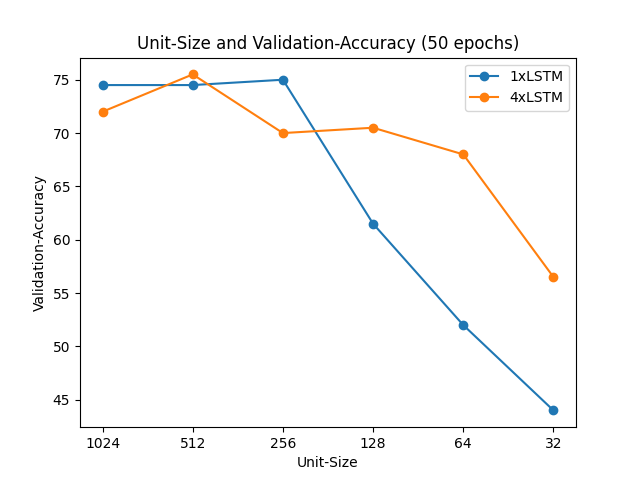

This figure's Python source:
import matplotlib.pyplot as plt
from matplotlib.legend_handler import HandlerLine2D
import glob, os
import csv
import numpy as np

x=[]
y=[]

a=[]
b=[]

os.chdir("/home/smu/Desktop/RNN/graphs")

with open('unit_vs_modelacc_1lstm.csv', 'r') as csvfile:
    plots= csv.reader(csvfile, delimiter=',')
    for row in plots:
        x.append(int(row[0]))
        y.append(float(row[1]))

with open('unit_vs_modelacc_4lstm.csv', 'r') as csvfile:
    plots= csv.reader(csvfile, delimiter=',')
    for row in plots:
        a.append(int(row[0]))
        b.append(float(row[1]))

n = len(x)
n = np.arange(n)

line1, = plt.plot(n,y, marker='o', label="1xLSTM")
line2, = plt.plot(n,b, marker='o', label="4xLSTM")

plt.legend()
plt.xticks(n,x)

plt.title('Unit-Size and Validation-Accuracy (50 epochs)')

plt.xlabel('Unit-Size')
plt.ylabel('Validation-Accuracy')

plt.show()
